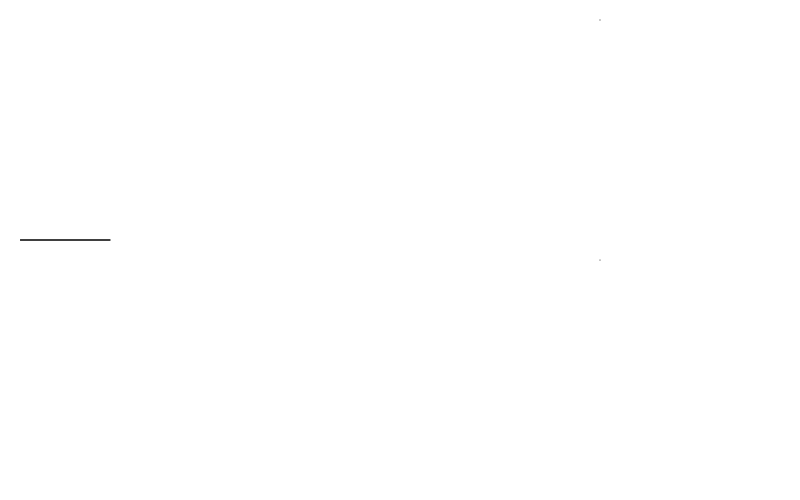
Frame 1 (no input)
Frame 60 (no input): identical to frame 1, image omitted
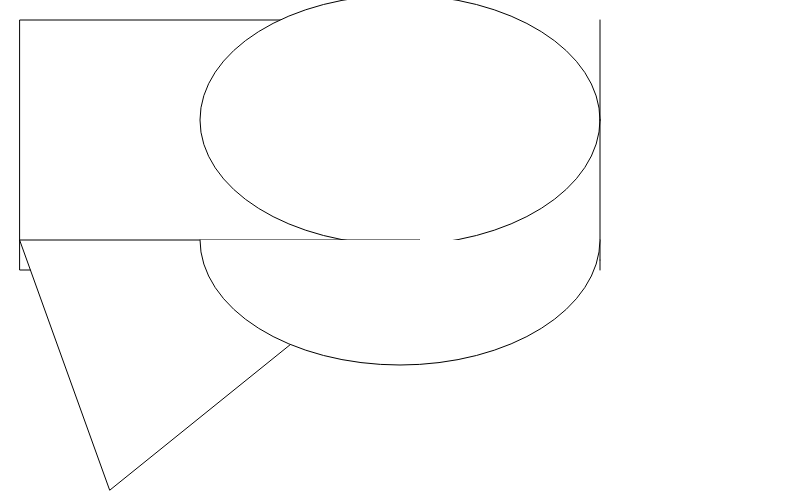
Frame 120 (the mouse pressed at the canvas centre since frame 60)

The p5.js sketch that drew these frames (run headless with seeded random() and noise() and a simulated clock; from frame 60 on, the mouse is pressed at the canvas centre):

// p5.js sketch
// ── sketch.js
function setup(){
  createCanvas(800,500);
}
function draw(){
  var shapeWidth = 200;
  var shapeHeight = 200;
  
  //clear background white
  //comment this line out with // to test
  //background color
  background(255);
  
  rect(20,20,mouseX,mouseY);
  ellipse(400,120,mouseX,mouseY);
  line(600,20,600, 20 + mouseY);
  triangle(20,240,
    20+mouseX,240,
    110,240 + mouseY);
  arc(400, 240, mouseX, mouseY, 0, PI);
  point(600, 260);
}
